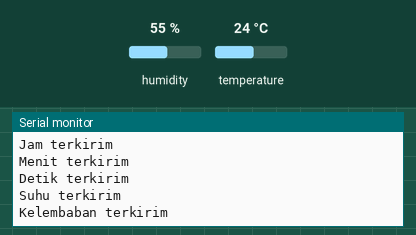
A sketch run on a simulated ESP8266 (NodeMCU). Parts: the last lines printed to the serial monitor. Inputs (shaded band) come from the test bench; at power-on: humidity 55 %, temperature 24 °C. WiFi joins after 1.5 s; servers stay silent unless stated; network time is answered at once with the bench clock; the local clock reads 2024-03-15 10:24:30 at power-on unless the sketch sets it.

Above: at 2.7 s.
2.8 s: humidity set to 22 %
At 3.59 s:
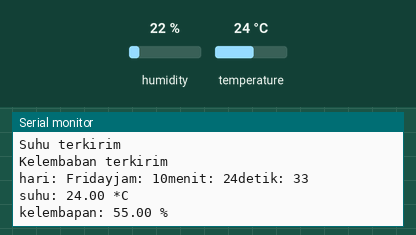
7.5 s: temperature set to 12 °C
At 7.57 s:
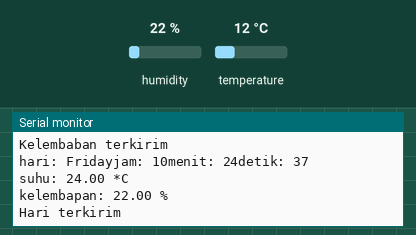
12.2 s: humidity set to 40 %
At 13.47 s:
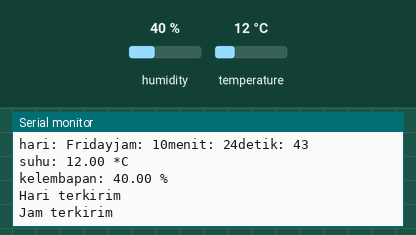
Timing chart, 0 to 15.2 s (numbered marks = the images above; inputs shaded):
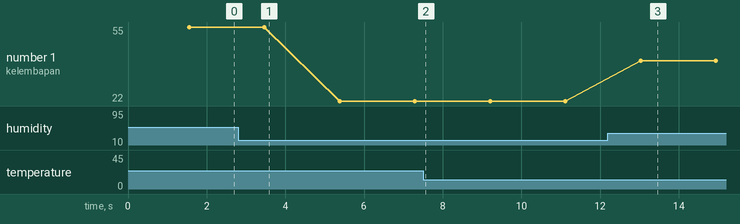

Measured:
- after the input at 12.2 s, the serial monitor: prints a new line after 0.84 s (image 3)
- plotted number 1: 55 → 22 after the input at 2.8 s, 22 → 40 after the input at 12.2 s

The sketch:

ProjekDHT.ino
```cpp
// Library
#include <FirebaseESP8266.h>
#include <ESP8266WiFi.h>
#include <DHT.h>
#include <NTPClient.h>
#include <WiFiUdp.h>


// Mendefinisikan pin dan tipe sensor DHT
#define DHTPIN D2
#define DHTTYPE DHT11
DHT dht(DHTPIN, DHTTYPE);

const long utcOffsetInSeconds = 25200;

char daysOfTheWeek[7][12] = {"Sunday", "Monday", "Tuesday", "Wednesday", "Thursday", "Friday", "Saturday"};

// Define NTP Client to get time
WiFiUDP ntpUDP;
NTPClient timeClient(ntpUDP, "id.pool.ntp.org", utcOffsetInSeconds);

// Harus diisi
#define FIREBASE_HOST "https://monitoring-sensor-dht---340-default-rtdb.firebaseio.com/"
#define FIREBASE_AUTH "tIOqB1dU12hiJv1buUOj5Eb1ibuSFM5DLXNGfHGw"
#define WIFI_SSID "Poiuu"
#define WIFI_PASSWORD "qwerty123"

// mendeklarasikan objek data dari FirebaseESP8266
FirebaseData firebaseData;

void setup() {

  Serial.begin(115200);

  dht.begin();

  // Koneksi ke Wifi
  WiFi.begin(WIFI_SSID, WIFI_PASSWORD);
  Serial.print("connecting");
  while (WiFi.status() != WL_CONNECTED) {
    Serial.print(".");
    delay(500);
  }
  Serial.println();
  Serial.print("Connected with IP: ");
  Serial.println(WiFi.localIP());
  Serial.println();

  Firebase.begin(FIREBASE_HOST, FIREBASE_AUTH);
  timeClient.begin();
}

void loop(){

  //clock
    timeClient.update();

  // Sensor DHT11 membaca suhu dan kelembaban
  float t = dht.readTemperature();
  float h = dht.readHumidity();

  // Memeriksa apakah sensor berhasil mambaca suhu dan kelembaban
  if (isnan(t) || isnan(h)) {
    Serial.println("Gagal membaca sensor DHT11");
    return;
  }

  //menampilkan waktu
  Serial.print("hari: ");
  Serial.print(daysOfTheWeek[timeClient.getDay()]);
  Serial.print("jam: ");
  Serial.print(timeClient.getHours());
  Serial.print("menit: ");
  Serial.print(timeClient.getMinutes());
  Serial.print("detik: ");
  Serial.println(timeClient.getSeconds());
  Serial.println();

  // Menampilkan suhu dan kelembaban pada serial monitor
  Serial.print("suhu: ");
  Serial.print(t);
  Serial.println(" *C");
  Serial.print("kelembapan: ");
  Serial.print(h);
  Serial.println(" %");
  Serial.println();

  // Memberikan status waktu kepada firebase
  if (Firebase.setString(firebaseData, "/Sensor-DHT/hari", daysOfTheWeek[timeClient.getDay()])){
      Serial.println("Hari terkirim");
    } else{
      Serial.println("Hari tidak terkirim");
      Serial.println("Karena: " + firebaseData.errorReason());
    }

  if (Firebase.setString(firebaseData, "/Sensor-DHT/jam", timeClient.getHours())){
      Serial.println("Jam terkirim");
    } else{
      Serial.println("Jam tidak terkirim");
      Serial.println("Karena: " + firebaseData.errorReason());
    }

  if (Firebase.setString(firebaseData, "/Sensor-DHT/menit", timeClient.getMinutes())){
      Serial.println("Menit terkirim");
    } else{
      Serial.println("Menit tidak terkirim");
      Serial.println("Karena: " + firebaseData.errorReason());
    }

  if (Firebase.setString(firebaseData, "/Sensor-DHT/detik", timeClient.getSeconds())){
      Serial.println("Detik terkirim");
    } else{
      Serial.println("Detik tidak terkirim");
      Serial.println("Karena: " + firebaseData.errorReason());
    }


  // Memberikan status suhu dan kelembaban kepada firebase
  if (Firebase.setFloat(firebaseData, "/Sensor-DHT/suhu", t)){
      Serial.println("Suhu terkirim");
    } else{
      Serial.println("Suhu tidak terkirim");
      Serial.println("Karena: " + firebaseData.errorReason());
    }

  if (Firebase.setFloat(firebaseData, "/Sensor-DHT/kelembaban", h)){
      Serial.println("Kelembaban terkirim");
      Serial.println();
    } else{
      Serial.println("Kelembaban tidak terkirim");
      Serial.println("Karena: " + firebaseData.errorReason());
    }

  delay(1000);
}
```
